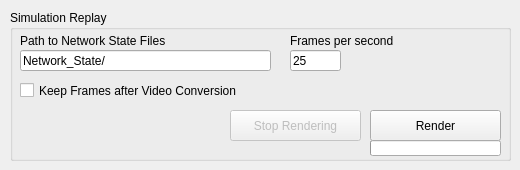
        <widget class="QWidget" name="tab_6">
         <attribute name="title">
          <string>Post-processing</string>
         </attribute>
         <widget class="QGroupBox" name="groupBox_25">
          <property name="geometry">
           <rect>
            <x>10</x>
            <y>10</y>
            <width>501</width>
            <height>151</height>
           </rect>
          </property>
          <property name="title">
           <string>Simulation Replay</string>
          </property>
          <property name="flat">
           <bool>true</bool>
          </property>
          <widget class="QLineEdit" name="fps">
           <property name="geometry">
            <rect>
             <x>280</x>
             <y>40</y>
             <width>51</width>
             <height>21</height>
            </rect>
           </property>
           <property name="text">
            <string>25</string>
           </property>
           <property name="placeholderText">
            <string>um</string>
           </property>
          </widget>
          <widget class="QPushButton" name="renderNetworkButton">
           <property name="geometry">
            <rect>
             <x>360</x>
             <y>100</y>
             <width>131</width>
             <height>31</height>
            </rect>
           </property>
           <property name="text">
            <string>Render</string>
           </property>
          </widget>
          <widget class="QLabel" name="label_30">
           <property name="geometry">
            <rect>
             <x>280</x>
             <y>20</y>
             <width>161</width>
             <height>21</height>
            </rect>
           </property>
           <property name="text">
            <string>Frames per second</string>
           </property>
          </widget>
          <widget class="QLineEdit" name="pathToStateFiles">
           <property name="enabled">
            <bool>true</bool>
           </property>
           <property name="geometry">
            <rect>
             <x>10</x>
             <y>40</y>
             <width>251</width>
             <height>21</height>
            </rect>
           </property>
           <property name="text">
            <string>Network_State/</string>
           </property>
          </widget>
          <widget class="QPushButton" name="renderStopButton">
           <property name="enabled">
            <bool>false</bool>
           </property>
           <property name="geometry">
            <rect>
             <x>220</x>
             <y>100</y>
             <width>131</width>
             <height>31</height>
            </rect>
           </property>
           <property name="text">
            <string>Stop Rendering</string>
           </property>
          </widget>
          <widget class="QProgressBar" name="renderingProgressBar">
           <property name="geometry">
            <rect>
             <x>360</x>
             <y>130</y>
             <width>131</width>
             <height>16</height>
            </rect>
           </property>
           <property name="value">
            <number>0</number>
           </property>
           <property name="textVisible">
            <bool>false</bool>
           </property>
          </widget>
          <widget class="QLabel" name="label_35">
           <property name="geometry">
            <rect>
             <x>10</x>
             <y>20</y>
             <width>251</width>
             <height>21</height>
            </rect>
           </property>
           <property name="text">
            <string>Path to Network State Files</string>
           </property>
          </widget>
          <widget class="QCheckBox" name="keepFramesCheckBox">
           <property name="geometry">
            <rect>
             <x>10</x>
             <y>70</y>
             <width>251</width>
             <height>21</height>
            </rect>
           </property>
           <property name="text">
            <string>Keep Frames after Video Conversion</string>
           </property>
          </widget>
         </widget>
        </widget>
